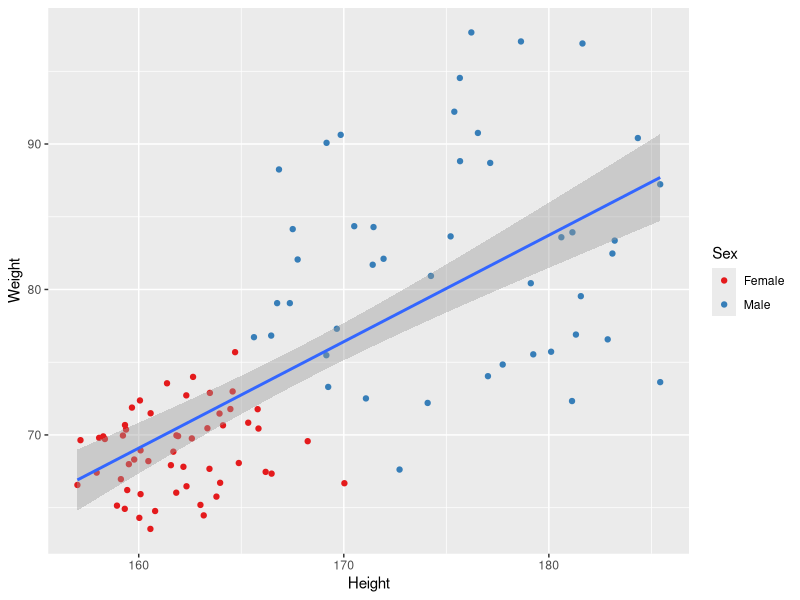
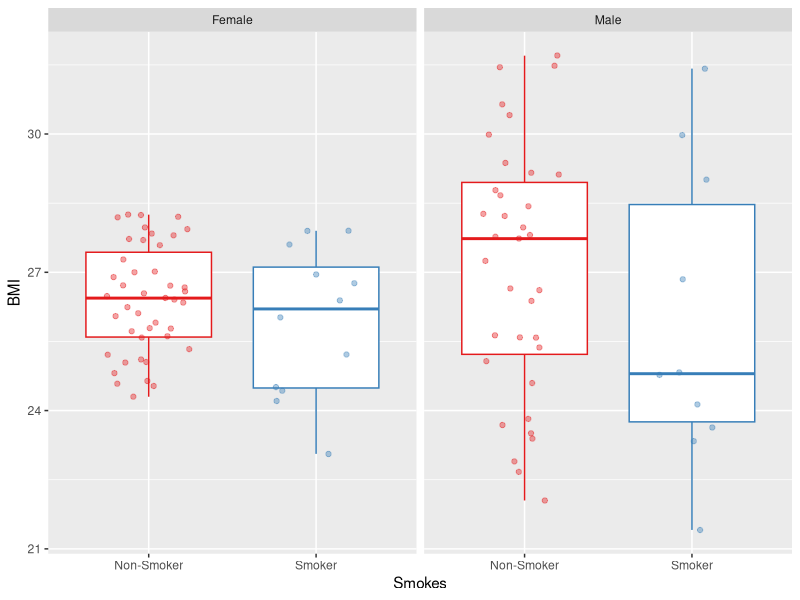
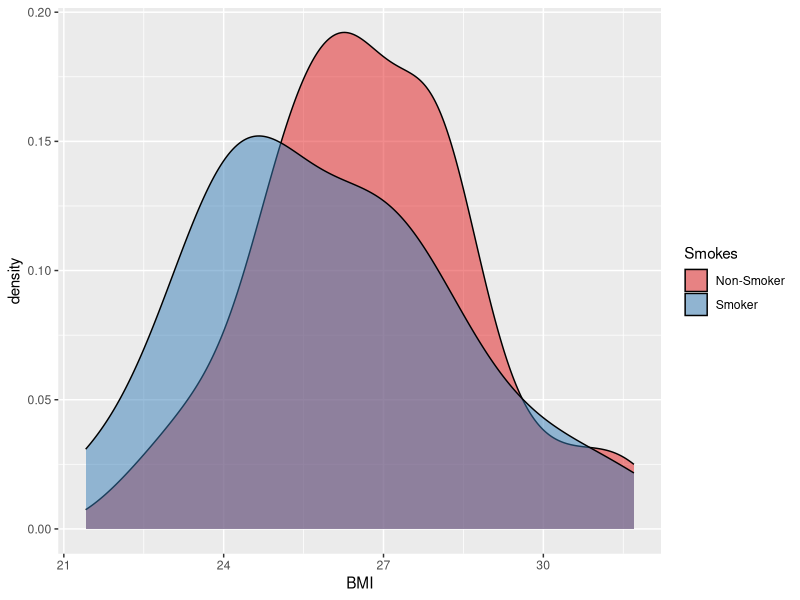

Recreate these plots in R, in order.
## ---- chunk 1
knitr::opts_chunk$set(echo = FALSE)
## ---- chunk 2
library(readr)
library(ggplot2)
patients <- read_tsv("patient-data-cleaned.txt")
ggplot(data = patients, mapping = aes(x = Height, y = Weight)) +
  geom_point(mapping = aes(colour = Sex)) +
  geom_smooth(method = "lm") +
  scale_colour_brewer(palette = "Set1")
## ---- chunk 3
ggplot(data = patients, mapping = aes(x = Smokes, y = BMI, colour = Smokes)) +
  geom_boxplot() +
  geom_jitter(alpha = 0.4, width = 0.25) +
  facet_wrap(~ Sex) +
  scale_colour_brewer(palette = "Set1") +
  theme(legend.position = "none")
## ---- chunk 4
ggplot(data = patients, mapping = aes(x = BMI)) +
  geom_density(aes(fill = Smokes), alpha = 0.5) +
  scale_fill_brewer(palette = "Set1")
## ---- chunk 5
detach("package:readr", unload = TRUE)
detach("package:ggplot2", unload = TRUE)
## ---- chunk 6
library(tidyverse)
## ---- chunk 7
patients <- read_tsv("patient-data-cleaned.txt")
